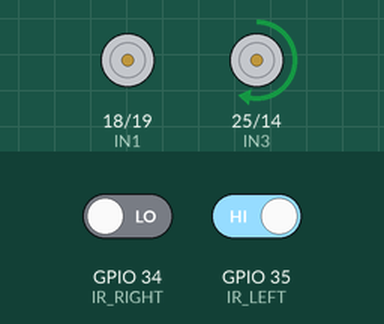
Simulated run of this sketch. Board: ESP32. Parts: motor-driver pin pairs drawn as motors (green arrow = first pin HIGH = forward, orange = second pin HIGH = backward, longer = more drive, scaled by the enable pin). Inputs (shaded band) come from the test bench; at power-on: GPIO 35 (IR_LEFT) HIGH, GPIO 34 (IR_RIGHT) LOW. What the sketch prints to the serial monitor is not drawn.

Above: at 4.2 s.
4.3 s: GPIO 35 (IR_LEFT) driven LOW
At 4.7 s:
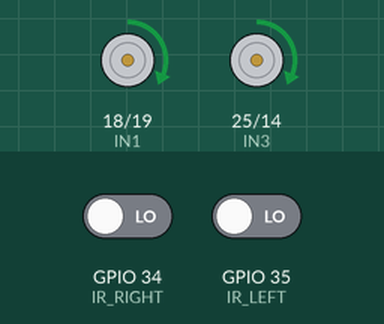
5.8 s: GPIO 34 (IR_RIGHT) driven HIGH
At 6.1 s:
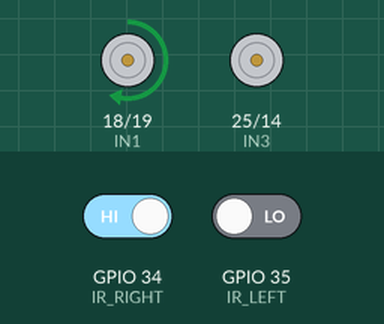
7.3 s: GPIO 35 (IR_LEFT) driven HIGH
At 8.2 s:
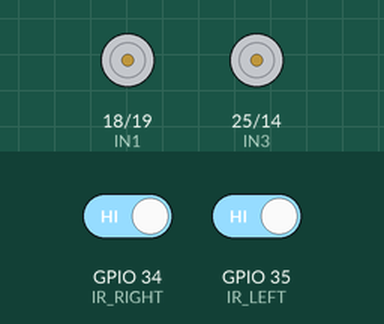
Timing chart, 0 to 10.3 s (numbered marks = the images above; inputs shaded):
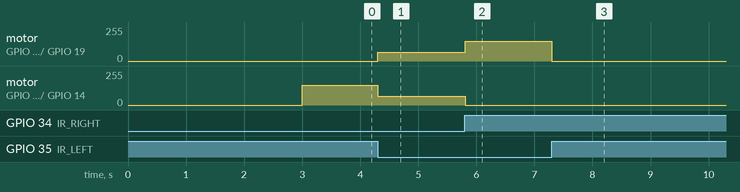

The sketch:

line_follower.ino
```cpp
// ============================================================
//  Line Following Car — Fixed for ESP32 Arduino Core v3.x
//  Uses new ledcAttach() instead of ledcSetup/ledcAttachPin
// ============================================================

// --- IR Sensor Pins ---
#define IR_LEFT   35
#define IR_RIGHT  34

// --- L298N Motor Control Pins ---
#define IN1  18
#define IN2  19
#define IN3  25
#define IN4  14

#define ENA  32
#define ENB  33

// --- PWM Settings ---
#define PWM_FREQ    1000   // 1 kHz
#define PWM_RES     8      // 8-bit (0–255)

// --- Speed Settings ---
#define LEFT_SPEED    65  // Left motor (fast one) — tune this
#define RIGHT_SPEED   65  // Right motor
#define LEFT_TURN     150
#define RIGHT_TURN    150

// ============================================================
void setup() {
  Serial.begin(115200);

  pinMode(IR_LEFT,  INPUT);
  pinMode(IR_RIGHT, INPUT);

  pinMode(IN1, OUTPUT);
  pinMode(IN2, OUTPUT);
  pinMode(IN3, OUTPUT);
  pinMode(IN4, OUTPUT);

  // ✅ New ESP32 Core v3.x PWM setup — single function
  ledcAttach(ENA, PWM_FREQ, PWM_RES);
  ledcAttach(ENB, PWM_FREQ, PWM_RES);

  stopMotors();
  Serial.println("Starting in 3 seconds...");
  delay(3000);
  Serial.println("Car started!");
}

// ============================================================
void loop() {
  int left  = digitalRead(IR_LEFT);
  int right = digitalRead(IR_RIGHT);

  Serial.print("LEFT="); Serial.print(left);
  Serial.print("  RIGHT="); Serial.println(right);

  if (left == LOW && right == LOW) {
    moveForward();

  } else if (left == HIGH && right == HIGH) {
    stopMotors();
    Serial.println(">> STOPPED — both on black");

  } else if (left == HIGH && right == LOW) {
    turnLeft();

  } else if (left == LOW && right == HIGH) {
    turnRight();
  }

  delay(10);
}

// ============================================================
//  Motor Functions
// ============================================================

void moveForward() {
  ledcWrite(ENA, LEFT_SPEED);
  ledcWrite(ENB, RIGHT_SPEED);
  digitalWrite(IN1, HIGH);
  digitalWrite(IN2, LOW);
  digitalWrite(IN3, HIGH);
  digitalWrite(IN4, LOW);
}

void turnLeft() {
  ledcWrite(ENA, 0);
  ledcWrite(ENB, RIGHT_TURN);
  digitalWrite(IN1, LOW);
  digitalWrite(IN2, LOW);
  digitalWrite(IN3, HIGH);
  digitalWrite(IN4, LOW);
}

void turnRight() {
  ledcWrite(ENA, LEFT_TURN);
  ledcWrite(ENB, 0);
  digitalWrite(IN1, HIGH);
  digitalWrite(IN2, LOW);
  digitalWrite(IN3, LOW);
  digitalWrite(IN4, LOW);
}

void stopMotors() {
  ledcWrite(ENA, 0);
  ledcWrite(ENB, 0);
  digitalWrite(IN1, LOW);
  digitalWrite(IN2, LOW);
  digitalWrite(IN3, LOW);
  digitalWrite(IN4, LOW);
}
```

Measured:
- after the input at 4.3 s, motor on GPIO 18 (IN1) / GPIO 19 (IN2): stopped → forward 65/255 at once; motor on GPIO 25 (IN3) / GPIO 14 (IN4): forward 149/255 → forward 65/255 at once
- after the input at 5.8 s, motor on GPIO 18 (IN1) / GPIO 19 (IN2): forward 65/255 → forward 149/255 at once; motor on GPIO 25 (IN3) / GPIO 14 (IN4): forward 65/255 → stopped at once
- after the input at 7.3 s, motor on GPIO 18 (IN1) / GPIO 19 (IN2): forward 149/255 → stopped at once
